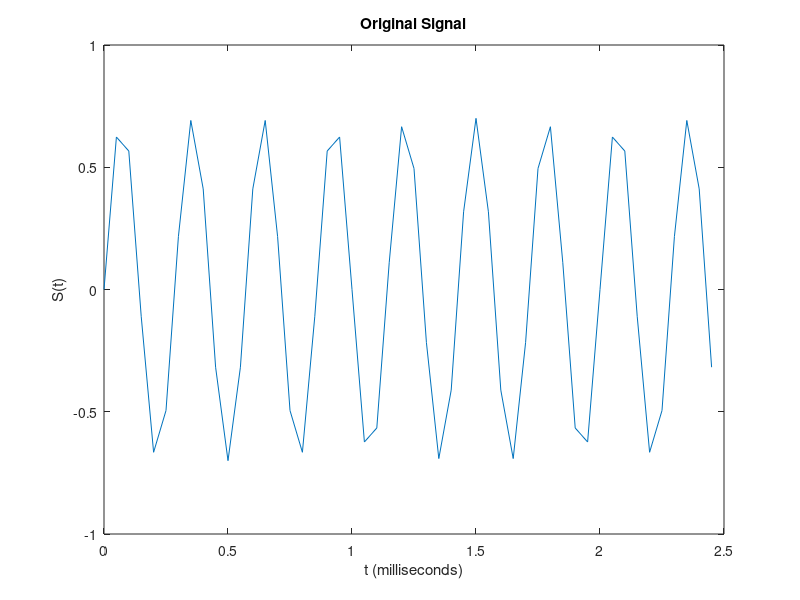
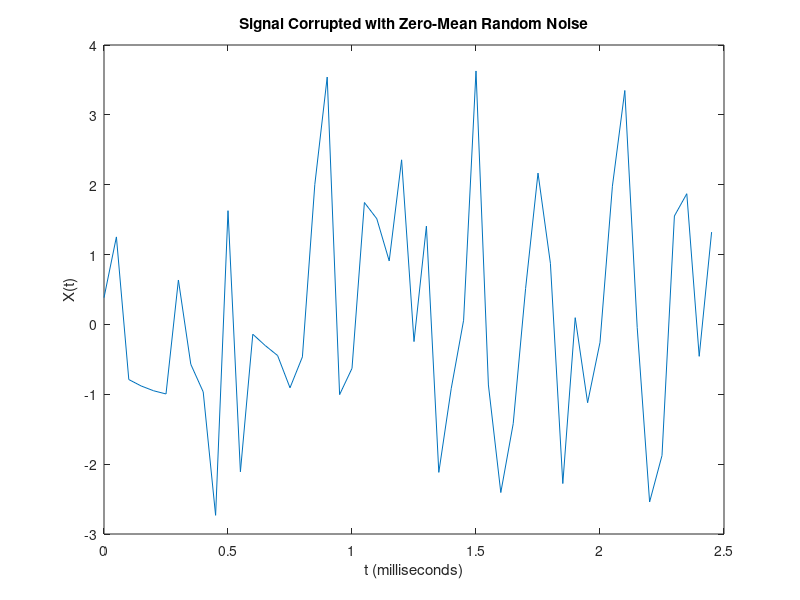
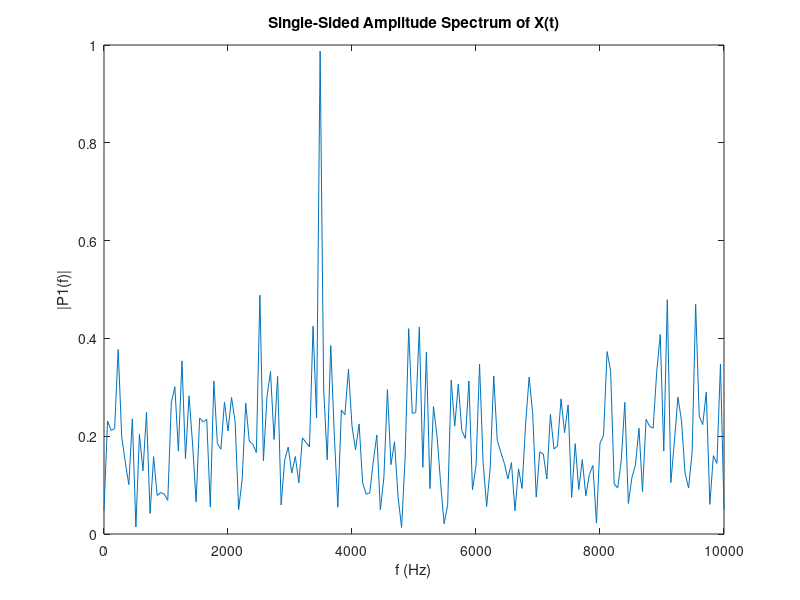

MATLAB code to generate these figures, in order: (Note: this script raises an error after producing the figures.)
clc;
%% This script is just to verify that I can implement:
%IIR filter using bilinear transforms
%FIR filter using a bunch of different windows
%% Generate a noisy signal
%The code on generating the noisy signal and FFT is adapted from MATLABs resource on FFT 
clear all;
Fh = 10000;
T = 1/(2*Fh);         % Sampling period  
Fs = 1/T;             % Sampling frequency       
L = 350;             % Length of signal
t = (0:L-1)*T;        % Time vector
freq = 3500;
freqN = 8000;

S = 0.7*sin(2*pi*freq*t);
figure; 
plot(1000*t(1:50),S(1:50));
title('Original Signal')
xlabel('t (milliseconds)')
ylabel('S(t)')

X = S + 2*randn(size(t));

figure;
plot(1000*t(1:50),X(1:50))
title('Signal Corrupted with Zero-Mean Random Noise')
xlabel('t (milliseconds)')
ylabel('X(t)')


%% Get the FFT of the signal
Y = fft(X);

P2 = abs(Y/L);
P1 = P2(1:L/2+1);
P1(2:end-1) = 2*P1(2:end-1);

f = Fs*(0:(L/2))/L;
figure;
plot(f,P1) 
title('Single-Sided Amplitude Spectrum of X(t)')
xlabel('f (Hz)')
ylabel('|P1(f)|')

%% IIR - Bilinear LPF
steps = 200;

[w, HLPF] = iirLPFModel(3000, 4500, 2, -8, Fh, f);

%Apply the Filter to the noisy signals frequency response
P1 = P1(2:end);
Yfilt = P1.*HLPF;
YdB = 20*log10(abs(Yfilt));
%YdB = Yfilt;

figure;
plot(w, YdB);
ylabel('|Magnitude (dB)|');
xlabel('\omega (rad/s)')

%Get the cleaned up signal back
Yfilt = abs(Yfilt);
Xclean = ifft(Yfilt);

figure;
plot(1000*t(1:50),Xclean(1:50))

%% IIR - Bilinear BPF

% [w, HBPF] = iirBPFModel(3000, 1500, 4000, 5500, 2, -8, Fh, steps);
% 
% figure;
% plot(w, HBPF);
% ylabel('|Magnitude (dB)|');
% xlabel('\omega (rad/s)')
